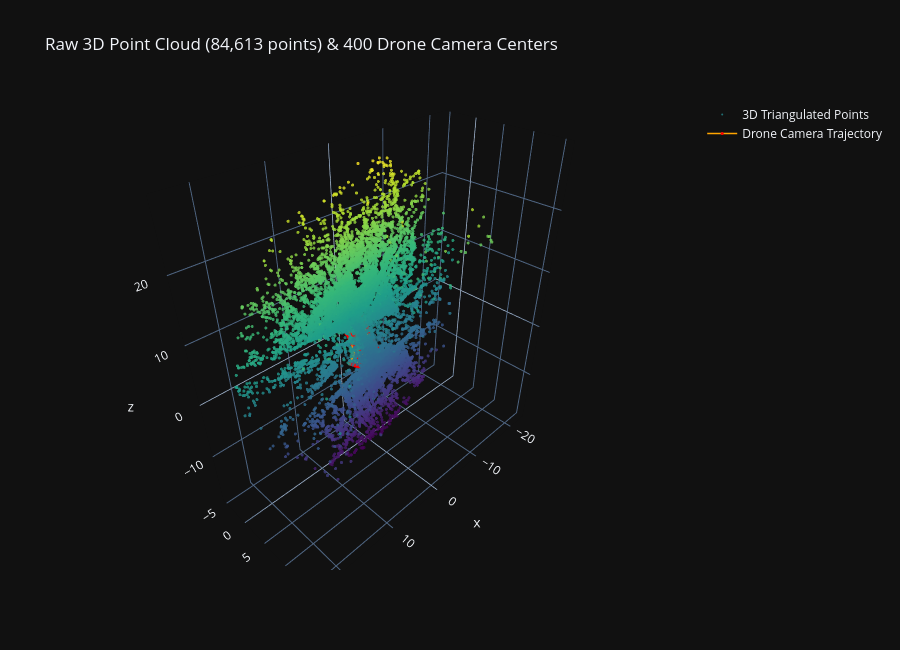

Notebook code cell kept with this figure:
### Markdown cell above
## 2. Step 2: Visualize Raw Spatial 3D Point Cloud

We extract the spatial $(X, Y, Z)$ coordinates of all triangulated points and render the 3D bridge structure colored by height/depth.

### Code cell
xyz_array = np.array([pt.xyz for pt in pts3d.values()])
cam_centers = np.array([-img.R.T @ img.T.flatten() for img in images.values()])

# Subsample points for smooth interactive rendering
sample_rate = 2
sampled_xyz = xyz_array[::sample_rate]

fig_raw = go.Figure()
# 3D Bridge Points
fig_raw.add_trace(go.Scatter3d(
    x=sampled_xyz[:, 0], y=sampled_xyz[:, 1], z=sampled_xyz[:, 2],
    mode='markers',
    marker=dict(size=1.8, color=sampled_xyz[:, 2], colorscale='Viridis', opacity=0.8),
    name='3D Triangulated Points'
))
# UAV Camera Flight Trajectory
fig_raw.add_trace(go.Scatter3d(
    x=cam_centers[:, 0], y=cam_centers[:, 1], z=cam_centers[:, 2],
    mode='markers+lines',
    marker=dict(size=3, color='red'),
    line=dict(color='orange', width=1.5),
    name='Drone Camera Trajectory'
))

fig_raw.update_layout(
    title=f'Raw 3D Point Cloud ({len(xyz_array):,} points) & 400 Drone Camera Centers',
    template='plotly_dark',
    scene=dict(aspectmode='data'),
    height=650,
)
fig_raw.show()

### Figure 1 — Plotly figure (JSON) as saved in the notebook; plotly's stock layout.template omitted (floating-point values rounded to 4 significant figures; data arrays with more than 128 entries replaced by an {"elided": "..."} marker saying what was removed)
{"data": [{"marker": {"color": {"elided": "42307 float values"}, "colorscale": [[0, "#440154"], [0.1111, "#482878"], [0.2222, "#3e4989"], [0.3333, "#31688e"], [0.4444, "#26828e"], [0.5556, "#1f9e89"], [0.6667, "#35b779"], [0.7778, "#6ece58"], [0.8889, "#b5de2b"], [1, "#fde725"]], "opacity": 0.8, "size": 1.8}, "mode": "markers", "name": "3D Triangulated Points", "type": "scatter3d", "x": {"elided": "42307 float values"}, "y": {"elided": "42307 float values"}, "z": {"elided": "42307 float values"}}, {"line": {"color": "orange", "width": 1.5}, "marker": {"color": "red", "size": 3}, "mode": "markers+lines", "name": "Drone Camera Trajectory", "type": "scatter3d", "x": {"elided": "400 float values"}, "y": {"elided": "400 float values"}, "z": {"elided": "400 float values"}}], "layout": {"height": 650, "scene": {"aspectmode": "data"}, "title": {"text": "Raw 3D Point Cloud (84,613 points) & 400 Drone Camera Centers"}}}
